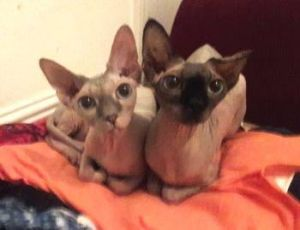
#> input picture test.jpg, 300 x 230 px
$ jupyter execute viola-jones-cats.ipynb
#> lines starting #> are read from the running program, lines starting #| are printed output that depends on the picture; after the words box and inside, x2 and y2 are one past the last pixel; in counts of white or black regions, pixels touching at a corner belong together
Load the dataset in rgb

[cell 1]
import pandas as pd
import numpy as np
import matplotlib.pyplot as plt
import cv2
img_rgb = cv2.imread('test.jpg')
#> img_rgb is the input picture: shape (230, 300, 3); mean B, G, R 89.7, 106.1, 160.2

Convert image to grayscale (improves efficiency in Viola-Jones)

[cell 2]
img_gray = cv2.cvtColor(img_rgb, cv2.COLOR_BGR2GRAY)
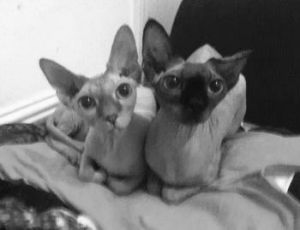
#> img_gray: shape (230, 300); min 14, max 252, mean 120.4

Load cat face cascade & detect faces with the cascade classifier

[cell 3]
cat_cascade = cv2.CascadeClassifier('haarcascade_frontalcatface_extended.xml')
faces = cat_cascade.detectMultiScale(img_gray, scaleFactor=1.01, minNeighbors=2)
#> faces = [[175, 62, 54, 54], [149, 49, 88, 88]]

Go over all detected cat faces to draw circles

[cell 4]
for (x,y,w,h) in faces: # x-coordinate, y-coordinate, width and height of the rectangle
    cv2.rectangle(img_rgb, (x,y), (x+w,y+h), (255,255,0),2)
#> this loop made 2 passes
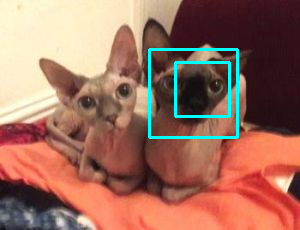
#> img_rgb: shape (230, 300, 3); 2.46% of pixels changed, all inside (x1, y1, x2, y2) = (148, 48, 239, 139)
